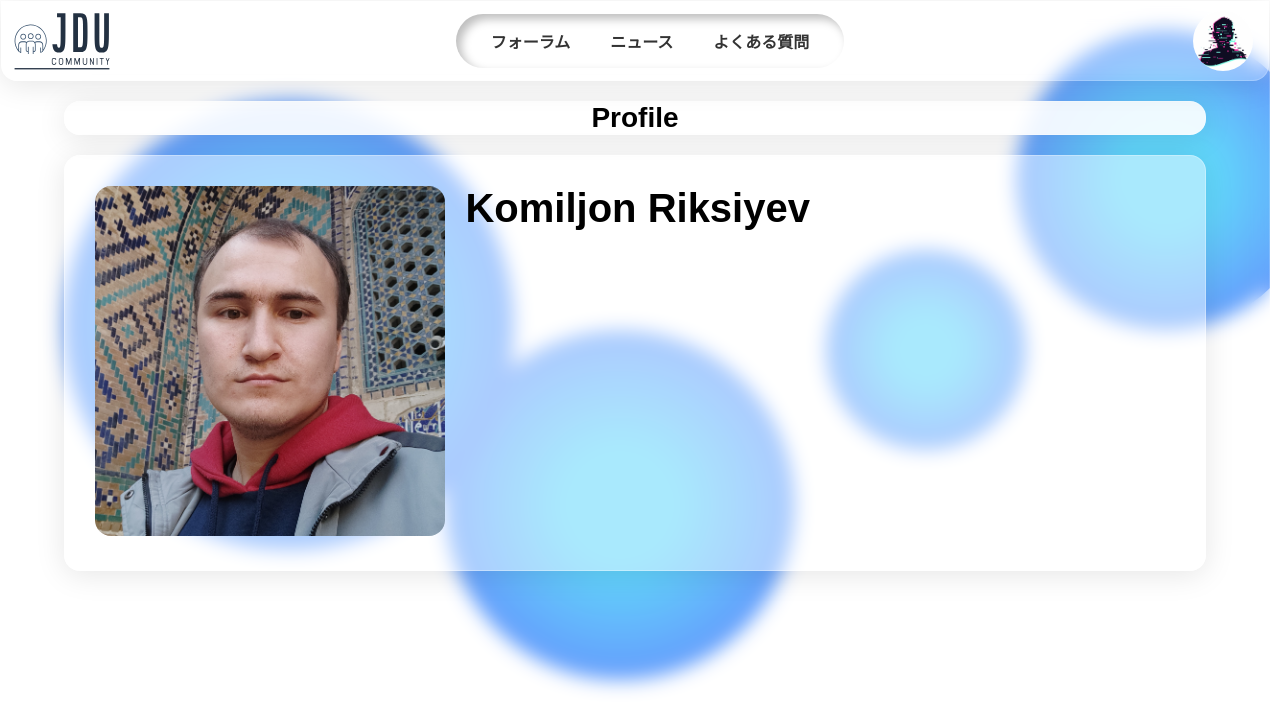
/profile.php?user_id=15 (signed in), run on the app's committed database.
### tables this page shows
CREATE TABLE `user_form` (
  `id` int(100) NOT NULL,
  `name` varchar(100) NOT NULL,
  `surname` varchar(100) NOT NULL,
  `email` varchar(100) NOT NULL,
  `password` varchar(100) NOT NULL,
  `image` varchar(100) NOT NULL,
  `gender` varchar(10) DEFAULT NULL,
  `role` varchar(20) NOT NULL DEFAULT 'user'
);

### profile.php (the view, shortened to what this page needs)
<?php
include 'config.php';
$user_id = $_SESSION['user_id'];
$users_id = $_GET['user_id'];
$select_profile = mysqli_query($conn, "SELECT * FROM `user_form` WHERE id = '$users_id'") or die('query failed');
if (mysqli_num_rows($select_profile) > 0) {
    $user_data = mysqli_fetch_assoc($select_profile);
}
?>
<!DOCTYPE html>
<html lang="en">
<head>
    <link rel="stylesheet" href="style.css">
</head>
<body>
    <div class="circles">
        <div class="circle"></div>
        <div class="circle"></div>
        <div class="circle"></div>
    </div>
    <div class="container">
        <div class="profile">
            <a href="home.php"><img class="logo" src="logo.svg" alt="logo"></a>
            <div class="nav">
                <ul>
                    <li><a href="forum.php">フォーラム</a></li>
                    <li><a href="news.php">ニュース</a></li>
                    <li><a href="about.php">よくある質問</a></li>
                </ul>
            </div>
            <div class="add-post">
                <?php
                $select = mysqli_query($conn, "SELECT * FROM `user_form` WHERE id = '$user_id'") or die('query failed');
                if (mysqli_num_rows($select) > 0) {
                    $fetch = mysqli_fetch_assoc($select);
                }
                if ($fetch['image'] == '') {
                    echo '<img id="avatar" src="images/default-avatar.png">';
                } else {
                    echo '<img id="avatar" src="uploaded_img/' . $fetch['image'] . '">';
                }
                ?>
            </div>
        </div>
        <div class="section-name">
            <h1>Profile</h1>
        </div>
        <div class="profile-page">
            <div class="profile-page-block <?php echo $gender_class; ?>">
                <div class="profile-page-img">
                    <?php
                    if ($user_data['image'] == '') {
                        echo '<img src="images/default-avatar.png" alt="User Avatar">';
                    } else {
                        echo '<img src="uploaded_img/' . $user_data['image'] . '" alt="User Avatar">';
                    }
                    ?>
                </div>
                <div class="profile-page-info">
                    <h2><?php echo $user_data['name'] . ' ' . $user_data['surname']; ?></h2>
                </div>
            </div>
        </div>
    </div>
</body>
</html>

### style.css (style rules this page uses)
:root { --blue: #007bff; --dark-blue: #2980b9; --red: #e74c3c; --dark-red: #dc3545; --light-yellow: #ffc107; --green: #54ea47; --dark-green: #28a745; --black: #333; --white: #fff; --light-bg: #eeeeeea1; --box-shadow: 0 5px 10px rgba(0, 0, 0, 0.1); }
* { font-family: "Yu Gothic", "MS PGothic", "メイリオ", Meiryo, sans-serif; margin: 0; padding: 0; box-sizing: border-box; outline: none; border: none; text-decoration: none; }
.circles { position: relative; }
.circles .circle { position: absolute; background: rgb(63, 206, 251); background: radial-gradient( circle, rgba(63, 206, 251, 1) 23%, rgba(70, 110, 252, 1) 88% ); border-radius: 50%; }
.circles .circle:nth-child(1) { top: 30px; left: 80%; width: 300px; height: 300px; }
.circles .circle:nth-child(2) { top: 330px; left: 35%; width: 350px; height: 350px; }
.circles .circle:nth-child(3) { top: 250px; left: 65%; width: 200px; height: 200px; }
.container { min-height: 100vh; background: rgba(255, 255, 255, 0.18); box-shadow: 0 4px 30px rgba(0, 0, 0, 0.1); backdrop-filter: blur(9.4px); border: 1px solid rgba(255, 255, 255, 0.19); }
.container .profile { display: flex; align-items: center; justify-content: space-between; padding: 10px; background: rgba(255, 255, 255, 0.18); border-radius: 16px; border-top-left-radius: 0; border-top-right-radius: 0; box-shadow: 0 4px 30px rgba(0, 0, 0, 0.1); backdrop-filter: blur(9.4px); border: 1px solid rgba(255, 255, 255, 0.19); text-align: center; width: 100%; height: 10vh; }
#avatar { height: 60px; width: 60px; border-radius: 50%; object-fit: cover; cursor: pointer; }
.logo { width: 100px; cursor: pointer; }
.nav { padding: 5px; border-radius: 30px; background: var(--white); box-shadow: inset 5px 5px 10px #bebebe, inset -5px -5px 10px #ffffff; }
.nav ul { display: flex; flex-direction: row; list-style-type: none; margin: 0; padding: 0 10px; }
.nav li { display: inline; }
.nav li a { display: block; padding: 10px 20px; white-space: nowrap; text-decoration: none; font-weight: bold; color: #333; }
.add-post { margin: 5px; display: flex; flex-direction: row; align-items: center; }
.section-name { display: flex; align-items: center; justify-content: center; width: 100%; margin: 20px 0; }
.section-name h1 { text-align: center; width: 90%; font-size: 28px; background: rgba(255, 255, 255, 0.9); border-radius: 16px; box-shadow: 0 4px 30px rgba(0, 0, 0, 0.1); border: 1px solid rgba(255, 255, 255, 0.3); }
.profile-page { display: flex; align-items: center; justify-content: center; width: 100%; }
.profile-page-block { display: flex; align-items: flex-start; justify-content: flex-start; flex-direction: row; width: 90%; padding: 30px; gap: 20px; background: rgba(255, 255, 255, 0.46); border-radius: 16px; box-shadow: 0 4px 30px rgba(0, 0, 0, 0.1); border: 1px solid rgba(255, 255, 255, 0.3); }
.profile-page-img img { width: 350px; object-fit: cover; border-radius: 16px; }
.profile-page-info h2 { font-size: 40px; font-weight: bold; }

### data on the page
user_form: image (picture)
user_form: image (picture), name "Komiljon", surname "Riksiyev"
